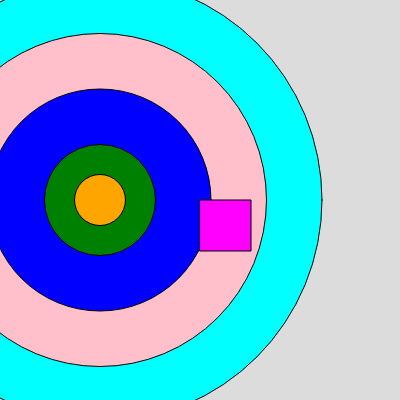
Frame 1 (no input)
Frame 60 (no input): identical to frame 1, image omitted
Frame 120 (the mouse pressed at the canvas centre since frame 60): identical to frame 1, image omitted

The p5.js sketch that drew this single still picture (run headless with seeded random() and noise() and a simulated clock; from frame 60 on, the mouse is pressed at the canvas centre):

// p5.js sketch
// ── sketch.js
let cicrles = []

let squares = []

function setup() {
  createCanvas(400, 400);

  cicrles.push([100, 200, 444, "cyan"]);


  cicrles.push([100, 200, 333, "pink"]);

  cicrles.push([100, 200, 222, "blue"]);

  cicrles.push([100, 200, 111, "green"]);

  cicrles.push([100, 200, 51, "orange"]);


  let sq = {
    x: 200, 
    y: 200, 
    size: 51, 
    color: "magenta"
  }

  squares.push( sq );

}

function draw() {
  background(220);

  for (let i = 0; i < cicrles.length; i++) {
    fill(cicrles[i][3])
    circle(cicrles[i][0], cicrles[i][1], cicrles[i][2])
  }


    for (let i = 0; i < squares.length; i++) {
    fill( squares[i].color )
    square(squares[i].x, squares[i].y, squares[i].size )
  }


}
